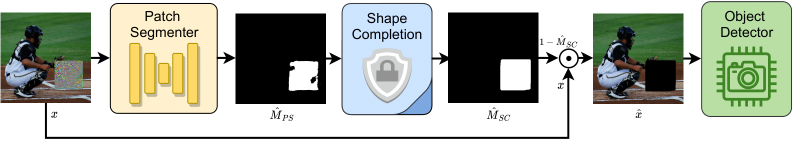
#> input picture SegmentAndComplete/figs/pipeline.png, 1586 x 300 px, given as the content of the folder ./data/train2017, which was not available (shown at 1/2 size)
$ python generate_dataset.py
#> lines starting #> are read from the running program, lines starting #| are printed output that depends on the picture; pictures that were not available may be replaced by others from this repository, and a replacement may not be noted
### RainPGD/utils.py
import numpy as np
import cv2
import math
import matplotlib.pyplot as plt


# [15 lines left out: functions create_diamond_mask, create_triangle_mask, not called in this run]


def adjust_brightness(image, factor):
    return (image * factor).astype(np.float32)


def screen_blend(image, mask, normalized=False):
    # Normalize image and mask to the range [0, 1]
    if not normalized:
        image_norm = image.astype(np.float32) / 255.0
    else:
        image_norm = image
    mask_norm = mask.astype(np.float32) / 255.0

    # Apply the screen blending algorithm
    result = 1 - (1 - image_norm) * (1 - mask_norm)

    # Denormalize the result back to the range [0, 255]
    if not normalized:
        result = (result * 255).astype(np.uint8)

    return result


def add_rain(image, rain_type='weak', normalized=False):
    strengths = {'weak': 0.002, 'heavy': 0.004, 'torrential': 0.006}
    rain_strength = strengths[rain_type.lower()]

    mask = np.zeros_like(image).astype(np.uint8)
    mask = np.ascontiguousarray(mask, np.uint8)

    # Define parameters for the streaks
    num_streaks_max = int((image.shape[0] * image.shape[1]) * rain_strength)
    streak_length_max = image.shape[1] // 15

    num_streaks = np.random.randint(num_streaks_max * 0.8, num_streaks_max)
    streak_thickness = 1
    streak_length = np.random.randint(streak_length_max * 0.8, streak_length_max)

    # Generate noise for mask
    points = np.random.randint(0, max(image.shape[0], image.shape[1]), size=(num_streaks, 2))

    # Add streaks to the mask
    angle = np.random.uniform(np.pi/4, 3*np.pi/4)
    for point in points:
        change = ((streak_length/2) * np.array([np.cos(angle), np.sin(angle)])).astype(int)
        start_point = point + change
        end_point = point - change
        cv2.line(mask, tuple(start_point), tuple(end_point), (255, 255, 255), streak_thickness)

    # Add a gaussian blur
    kernel_size = (9, 9)
    mask = cv2.GaussianBlur(mask, kernel_size, 0)
    mask = (mask * 0.8).astype(np.uint8)

    # Lower the brightness of the image
    darkened_image = adjust_brightness(image, 0.7)

    # Use the screen blend algorithm to apply the mask to the image
    image_rain = screen_blend(darkened_image, mask, normalized)
    # plt.imshow(image_rain)
    # plt.show()

    return image_rain

### generate_dataset.py
from RainPGD.utils import add_rain
import os
from PIL import Image
import numpy as np
from tqdm import tqdm
import argparse

parser = argparse.ArgumentParser(description="Generating Adversarial Dataset")
parser.add_argument("-f", "--folder", type=str, default='./data', help='folder containing dataset images')
parser.add_argument("-s", "--split", type=str, default='train', help='dataset split')
parser.add_argument("-o", "--output", type=str, default='./RainyCOCO', help='output directory')
args = parser.parse_args()

# Define the input and output directories
input_dir = f'{args.folder}/{args.split}2017'
output_base_dir = args.output
name = args.split

# Create output directories if they don't exist
rain_types = ['weak', 'heavy', 'torrential']
for rain_type in rain_types:
    output_dir = os.path.join(output_base_dir, name, rain_type)
    os.makedirs(output_dir, exist_ok=True)

# Process each image in the input directory
for filename in tqdm(os.listdir(input_dir)):
    if filename.endswith('.jpg') or filename.endswith('.png'):
        image_path = os.path.join(input_dir, filename)

        # Load the image
        image = Image.open(image_path)
#> image is the input picture: PIL image 1586x300 P; mean R, G, B 176.9, 182.7, 170.9

        # Convert the image to an np array (shape: height, width, channels)
        image_np = np.array(image)
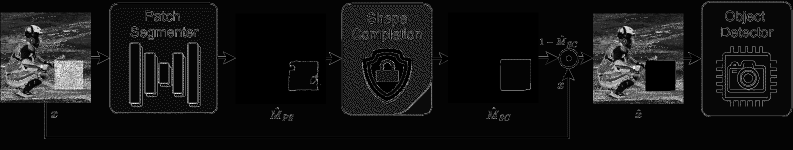
#> image_np: shape (300, 1586) (shown at 1/2 size); min 0, max 255, mean 20.3

        # Apply rain for each rain type and save the result
        for rain_type in rain_types:
            # Apply rain effect
            processed_image_np = add_rain(image_np, rain_type)

            # Convert the np array back to an image
            processed_image = Image.fromarray(processed_image_np)

            # Save the processed image to the corresponding directory
            output_path = os.path.join(output_base_dir, name, rain_type, filename)
            processed_image.save(output_path)
#> this loop made 3 passes
#> pass 1, in add_rain, `darkened_image = adjust_brightness(image, 0.7)`:
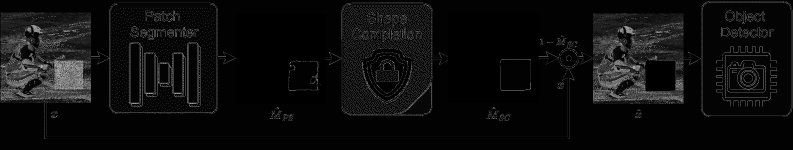
#> darkened_image: shape (300, 1586) float32 (shown at 1/2 size); min 0, max 178.5, mean 14.2
#> pass 1, in screen_blend, `mask_norm = mask.astype(np.float32) / 255.0`:
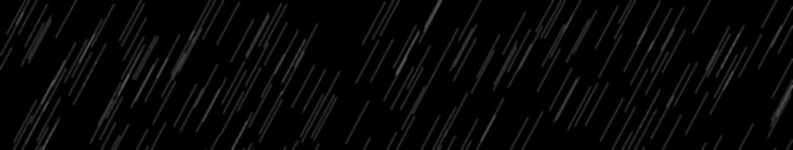
#> mask_norm: shape (300, 1586) float32 (shown at 1/2 size); min 0, max 0.412, mean 0.0259
#> pass 1, in screen_blend, `result = 1 - (1 - image_norm) * (1 - mask_norm)`:
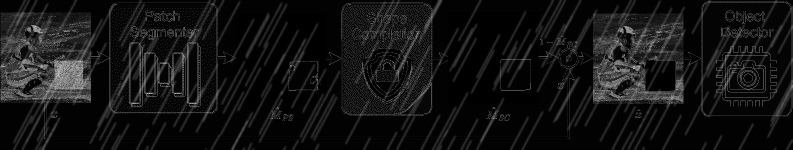
#> result: shape (300, 1586) float32 (shown at 1/2 size); min 0, max 0.795, mean 0.0799
#> after the loop:
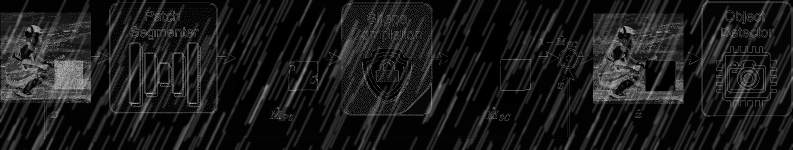
#> processed_image: PIL image 1586x300 L (shown at 1/2 size); min 0, max 202, mean 26.3
